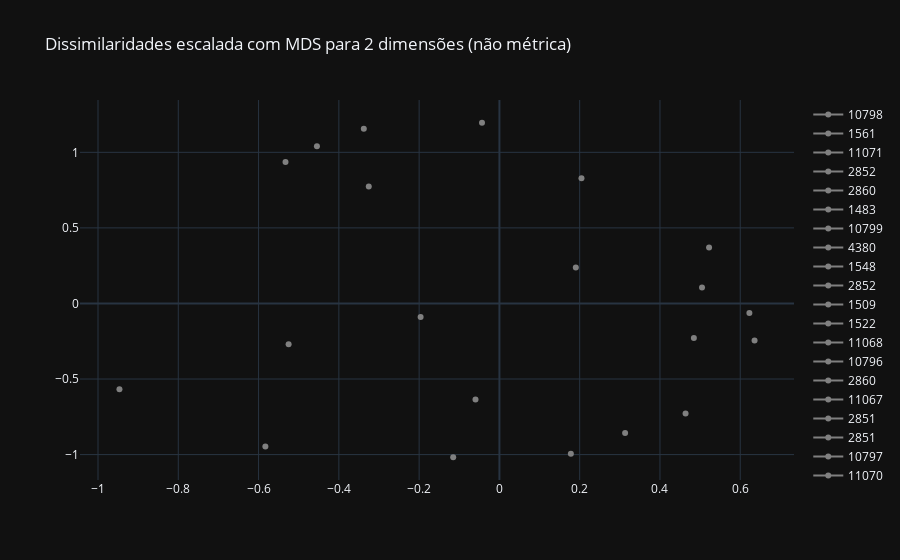

Notebook code cell kept with this figure:
### Code cell
data = []
for i in range(0,21):
    trace = go.Scatter(x = [dissimilaridade_scaled[i][0]],
                       y = [dissimilaridade_scaled[i][1]],
                       name = ts_names[i],
                       marker = dict(color = 'gray'))
    data.append(trace)
layout = go.Layout(title = 'Dissimilaridades escalada com MDS para 2 dimensões (não métrica)',
                   template = 'plotly_dark')
fig = go.Figure(data = data, layout=layout)
pyo.iplot(fig, config=dict(showLink = False))

### Figure 1 — Plotly figure (JSON) as saved in the notebook; plotly's stock layout.template omitted (floating-point values rounded to 4 significant figures)
{"data": [{"marker": {"color": "gray"}, "name": "10798", "type": "scatter", "uid": "c9e2eb2f-65e2-491c-8e71-e04a3f8bc783", "x": [-0.5252], "y": [-0.2691]}, {"marker": {"color": "gray"}, "name": "1561", "type": "scatter", "uid": "c2e9165a-4218-4ab0-8c55-978295f55976", "x": [-0.1963], "y": [-0.0892]}, {"marker": {"color": "gray"}, "name": "11071", "type": "scatter", "uid": "6dd9dc75-ab58-42c2-aaf2-fc464b6d2d35", "x": [-0.9466], "y": [-0.568]}, {"marker": {"color": "gray"}, "name": "2852", "type": "scatter", "uid": "afe8064a-52e7-484a-b7cb-24ee1d84aeb0", "x": [0.5048], "y": [0.1052]}, {"marker": {"color": "gray"}, "name": "2860", "type": "scatter", "uid": "30184ef6-d998-4b35-b5e4-935fbf7e2275", "x": [0.1903], "y": [0.2372]}, {"marker": {"color": "gray"}, "name": "1483", "type": "scatter", "uid": "8b0f9332-bf99-4968-9ac5-0a3815996b28", "x": [0.6228], "y": [-0.0634]}, {"marker": {"color": "gray"}, "name": "10799", "type": "scatter", "uid": "4df540d9-50bb-42c3-946b-dd2edbdf01fd", "x": [0.6356], "y": [-0.2446]}, {"marker": {"color": "gray"}, "name": "4380", "type": "scatter", "uid": "8b901b84-6186-431d-841e-f02c29b400ab", "x": [0.4844], "y": [-0.2284]}, {"marker": {"color": "gray"}, "name": "1548", "type": "scatter", "uid": "64a9ff6d-f8d5-40e4-95d2-7d5f31445b3c", "x": [0.5224], "y": [0.3708]}, {"marker": {"color": "gray"}, "name": "2852", "type": "scatter", "uid": "f73f7c6c-6e57-4122-b148-1ec242fd0b60", "x": [0.4638], "y": [-0.7288]}, {"marker": {"color": "gray"}, "name": "1509", "type": "scatter", "uid": "423c525e-868b-4bd9-9970-3c4ab02e18eb", "x": [0.178], "y": [-0.995]}, {"marker": {"color": "gray"}, "name": "1522", "type": "scatter", "uid": "7e70b2dd-ccd7-4dab-83b5-b8c9473287aa", "x": [0.3132], "y": [-0.8577]}, {"marker": {"color": "gray"}, "name": "11068", "type": "scatter", "uid": "83141550-8fd8-4b83-954e-1bd8284d75bf", "x": [-0.1151], "y": [-1.018]}, {"marker": {"color": "gray"}, "name": "10796", "type": "scatter", "uid": "b79c92a6-a271-4a07-a0d8-90e72fd6df58", "x": [-0.05954], "y": [-0.635]}, {"marker": {"color": "gray"}, "name": "2860", "type": "scatter", "uid": "e6d707eb-71b9-4692-91b7-7e72fc497e98", "x": [-0.583], "y": [-0.9469]}, {"marker": {"color": "gray"}, "name": "11067", "type": "scatter", "uid": "2ab1c6b0-9827-4b42-8358-4a547b419892", "x": [0.2044], "y": [0.8291]}, {"marker": {"color": "gray"}, "name": "2851", "type": "scatter", "uid": "c6dabadd-e208-4d0a-aeee-9aff96c9b6e6", "x": [-0.04338], "y": [1.196]}, {"marker": {"color": "gray"}, "name": "2851", "type": "scatter", "uid": "ee1694d0-6116-4cf6-acb7-93d18ed3c5ea", "x": [-0.3378], "y": [1.155]}, {"marker": {"color": "gray"}, "name": "10797", "type": "scatter", "uid": "81c8275e-d962-4a96-bfdc-9b9ccf107688", "x": [-0.4546], "y": [1.041]}, {"marker": {"color": "gray"}, "name": "11070", "type": "scatter", "uid": "dc243164-f639-4c24-bacd-68a5717b7ae8", "x": [-0.3254], "y": [0.774]}, {"marker": {"color": "gray"}, "name": "4380", "type": "scatter", "uid": "8a546db4-4646-421a-a9de-608bd93ee8be", "x": [-0.5328], "y": [0.9355]}], "layout": {"autosize": true, "title": {"text": "Dissimilaridades escalada com MDS para 2 dimensões (não métrica)"}, "xaxis": {"autorange": true, "range": [-1.046, 0.7354], "type": "linear"}, "yaxis": {"autorange": true, "range": [-1.18, 1.358], "type": "linear"}}}
